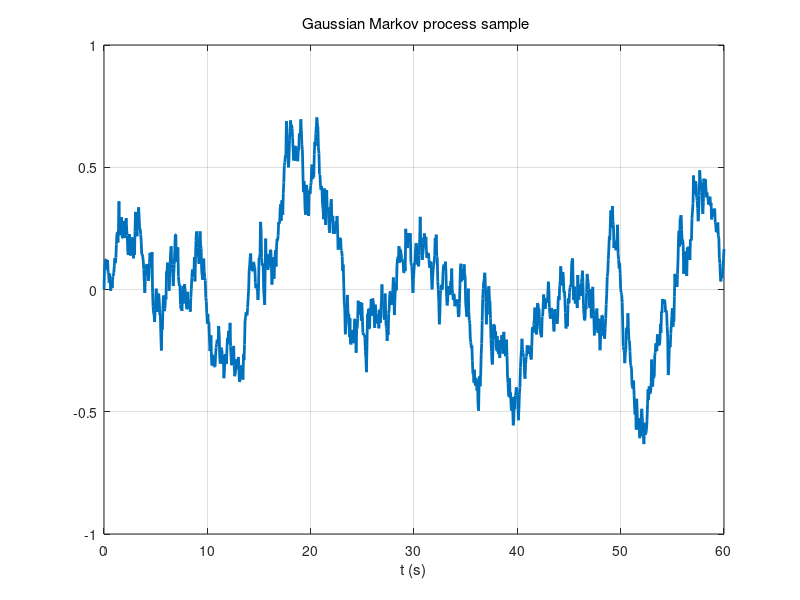

This figure's MATLAB source: (Note: this script raises an error after producing the figure.)
%{
Gauss - Markov process Illustration Project

Copyright (c) 2024 Mohamed Atia

This software is licensed under the Academic Use License.
Permission is granted for academic, educational, and non-commercial purposes only.
For more details, refer to the LICENSE file in the root directory of this repository.

DISCLAIMER: THE SOFTWARE IS PROVIDED "AS IS", WITHOUT WARRANTY OF ANY KIND.
See LICENSE for details.
%}

set(0,'DefaultFigureWindowStyle','docked');
clear;clc;close all;

Fs = 20;        % Sampling frequency                    
dT = 1/Fs;      % Sampling period    
T = 60;         % Duration
L = T/dT;       % Length of signal
t = 0:dT:T;     % Time vector
time_const = 5;
stdv = 1.0;

gm(1) = 0.0;

for i = 1:length(t)-1
    gm(i+1) = gm(i) + ((-1/time_const)*gm(i) + stdv*randn(1,1))*dT;
end

figure;
plot(t,gm,'linewidth',2);grid on;title('\rm Gaussian Markov process sample');xlabel('t (s)');
ylim([-1 1]);

[acf,lags] = autocorr(gm,NumLags=L);
figure;
plot(lags*dT,acf,'linewidth',2);grid on;title('\rm Autocorrelation of Gaussian Markov process sample');xlabel('\tau (s)');

X = gm;
N = length(X);
xdft = fft(X);
xdft = xdft(1:floor(N/2+1));
psdx = (1/(Fs*N)) * abs(xdft).^2;
psdx(2:end-1) = 2*psdx(2:end-1);
freq = 0:Fs/length(X):Fs/2;

y = pow2db(psdx);

ys = smoothdata(y,"gaussian",60);

figure;
plot(freq,y,'LineWidth',2);
hold on;plot(freq,ys,"Color",'red','LineWidth',2);
legend('PSD','Smoothed PSD');grid on
title("\rm Power spectral density (PSD) of Gaussian Markov process sample")
xlabel("Frequency (Hz)")
ylabel("Power/Frequency (dB/Hz)")